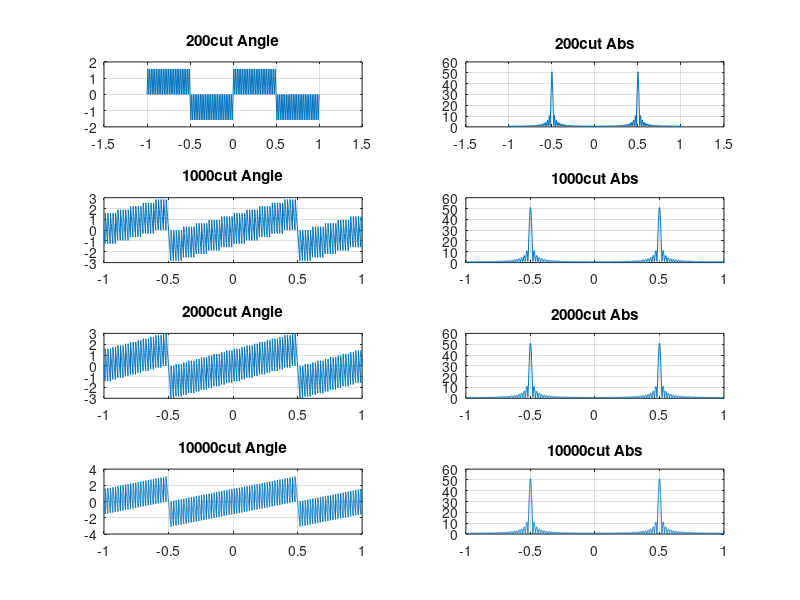

This chart was generated by the following MATLAB code:
n=0:100;
x=cos(pi*n/2);
k1=-100:100;
w1=(pi/100)*k1;
X1 = x*(exp(-1i*pi/100)).^(n'*k1);

k2=-500:500;
w2=(pi/500)*k2;
X2 = x*(exp(-1i*pi/500)).^(n'*k2);

k3=-1000:1000;
w3=(pi/1000)*k3;
X3 = x*(exp(-1i*pi/1000)).^(n'*k3);

k4=-5000:5000;
w4=(pi/5000)*k4;
X4 = x*(exp(-1i*pi/5000)).^(n'*k4);


%plot

subplot(4,2,1);
plot(w1/pi,angle(X1));grid;title("200cut Angle");

subplot(4,2,2);
plot(w1/pi,abs(X1));grid;title("200cut Abs");

subplot(4,2,3);
plot(w2/pi,angle(X2));grid;title("1000cut Angle");

subplot(4,2,4);
plot(w2/pi,abs(X2));grid;title("1000cut Abs");


subplot(4,2,5);
plot(w3/pi,angle(X3));grid;title("2000cut Angle");

subplot(4,2,6);
plot(w3/pi,abs(X3));grid;title("2000cut Abs");

subplot(4,2,7);
plot(w4/pi,angle(X4));grid;title("10000cut Angle");

subplot(4,2,8);
plot(w4/pi,abs(X4));grid;title("10000cut Abs");

